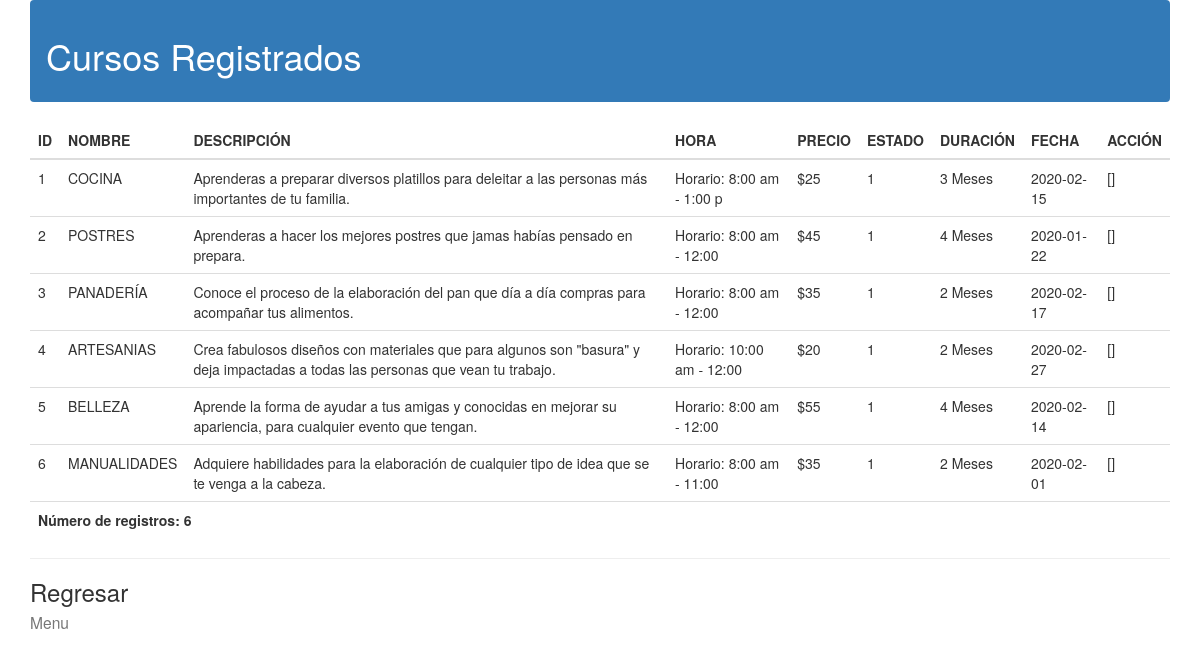
The app's page /Admin/CRUD_admin/Cursos/mostrar_cursos.php (signed in), older data.
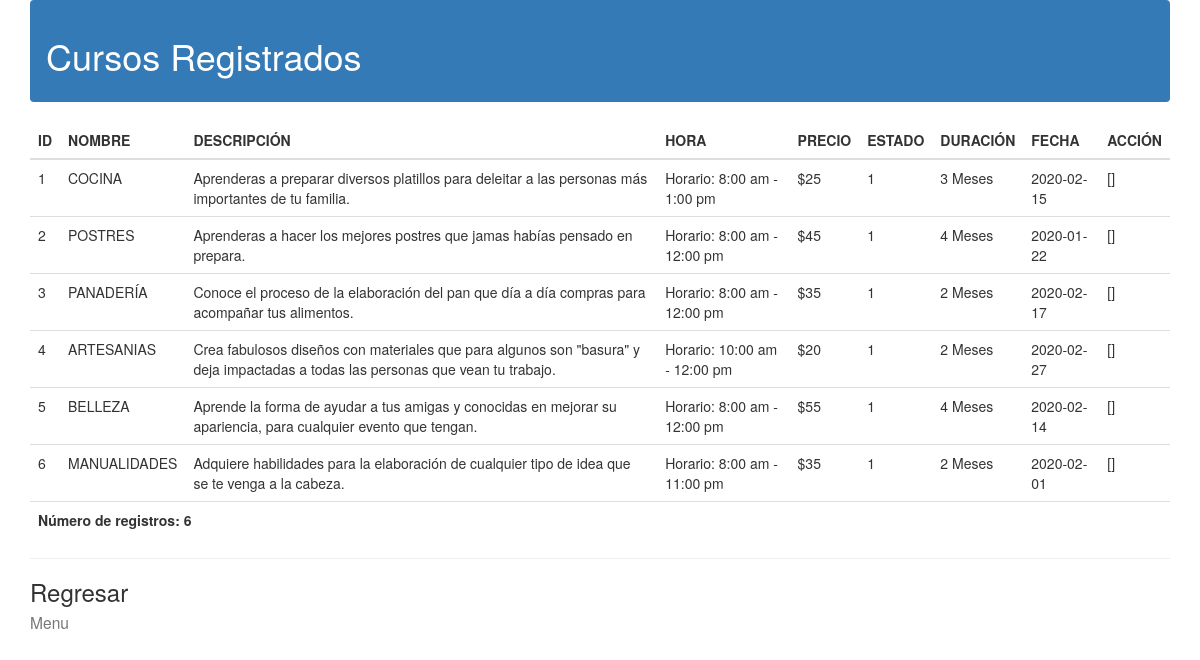
The same page, newer data.
### tables this page shows
CREATE TABLE IF NOT EXISTS `Cursos` (
  `Id_Curso` int(5) NOT NULL,
  `Nombre` varchar(70) NOT NULL,
  `Descripcion` varchar(1500) NOT NULL,
  `Horario` varchar(75) NOT NULL,
  `Precio` varchar(15) NOT NULL,
  `Estado` char(5) NOT NULL,
  `Duracion` varchar(20) NOT NULL,
  `Fecha` date NOT NULL,
  PRIMARY KEY (`Id_Curso`)
);

### Admin/CRUD_admin/Cursos/mostrar_cursos.php (the view, shortened to what this page needs)
<!DOCTYPE html>
	<html lang="es">
		<head>
			<link href = "//maxcdn.bootstrapcdn.com/bootstrap/3.3.0/css/bootstrap.min.css" rel = "stylesheet" id ="bootstrap-css" >
		</head>
		<header>
			<nav class = "navbar navbar-dark bg-primary" >
			<span class = "navbar-text" >
			<h1> Cursos Registrados </h1>
			</span>
			</nav>
		</header>
		<body class="container">
			<?php
					@$db = new mysqli('localhost','root','','sirama', '3308');
				$db->set_charset( "utf8" );
				$consulta = " SELECT * FROM cursos ORDER BY Id_Curso";
				$resultc = $db->query($consulta);
				$num_results = $resultc->num_rows;
				echo "<table class='table'>
				<colgroup>
				<col class=\"idcur\">
				</colgroup>
				<colgroup>
				<col class=\"name\">
				</colgroup>
				<colgroup>
				<col class=\"descri\">
				</colgroup>
				<colgroup>
				<col class=\"hora\">
				</colgroup>
				<colgroup>
				<col class=\"precio\">
				</colgroup>
				<colgroup>
				<col class=\"esta\">
				</colgroup>
				<colgroup>
				<col class=\"dura\">
				</colgroup>
				<colgroup>
				<col class=\"fecha\">
				</colgroup>
				<colgroup>
				<col class=\"action\">
				</colgroup>
				<thead>
				<tr id=\"theader\">
				<th>ID</th>
				<th>NOMBRE</th>
				<th>DESCRIPCIÓN</th>
				<th>HORA</th>
				<th>PRECIO</th>
				<th>ESTADO</th>
				<th>DURACIÓN</th>
				<th>FECHA</th>
				<th>ACCIÓN</th>
				</tr>
				</thead>
				<tbody>";
				while ($row = $resultc->fetch_assoc()) {
				echo "<tr class=\"normal\"onmouseover=\"this.className='selected'\" onmouseout=\"this.className='normal'\">";
				echo "<td scope='col'>";
				echo "" . $row[ 'Id_Curso' ] . "";
				echo "</td><td scope='col'>";
				echo "" . stripslashes($row[ 'Nombre' ]) . "";
				echo "</td><td scope='col'>";
				echo "" . stripslashes($row[ 'Descripcion' ]) . "";
				echo "</td><td scope='col'>";
				echo "" . stripslashes($row[ 'Horario' ]) . "";
				echo "</td><td scope='col'>";
				echo "" . stripslashes($row[ 'Precio' ]) . "";
				echo "</td><td scope='col'>";
				echo "" . stripslashes($row[ 'Estado' ]) . "";
				echo "</td><td scope='col'>\n";
				echo "" . stripslashes($row[ 'Duracion' ]) . "";
				echo "</td><td scope='col'>";
				echo "" . $row[ 'Fecha' ];
				echo "</td><td scope='col'>";
				echo "[<a href=\"" . $_GET[ 'opc' ] . ".php?id=" .
				$row[ 'Id_Curso' ] . "\">";
				echo "</a>]";
				echo "</td></tr>";
				}
				echo "</tbody>";
				echo "<tfoot>";
				echo "<tr id=\"tfooter\">";
				echo "<th colspan=\"9\">";
				echo "Número de registros: " . $num_results . "";
				echo "</th>";
				echo "</tr>";
				echo "</tfoot>";
				echo "</table>";
				?>
				<hr class = "d-lg-none divider" >
				<a href = "Opciones_Cursos.php" class = "d-block h3
				font-weight-normal" > Regresar <br>
				<small class = "d-block text-muted
				text-small" > Menu </small>
				</a>
		</body>
	</html>

Row changes from the older to the newer data that the page shows:
changed cursos "COCINA": Horario "Horario: 8:00 am - 1:00 p" → "Horario: 8:00 am - 1:00 pm"
changed cursos "POSTRES": Horario "Horario: 8:00 am - 12:00" → "Horario: 8:00 am - 12:00 pm"
changed cursos "PANADERÍA": Horario "Horario: 8:00 am - 12:00" → "Horario: 8:00 am - 12:00 pm"
changed cursos "ARTESANIAS": Horario "Horario: 10:00 am - 12:00" → "Horario: 10:00 am - 12:00 pm"
changed cursos "BELLEZA": Horario "Horario: 8:00 am - 12:00" → "Horario: 8:00 am - 12:00 pm"
changed cursos "MANUALIDADES": Horario "Horario: 8:00 am - 11:00" → "Horario: 8:00 am - 11:00 pm"
